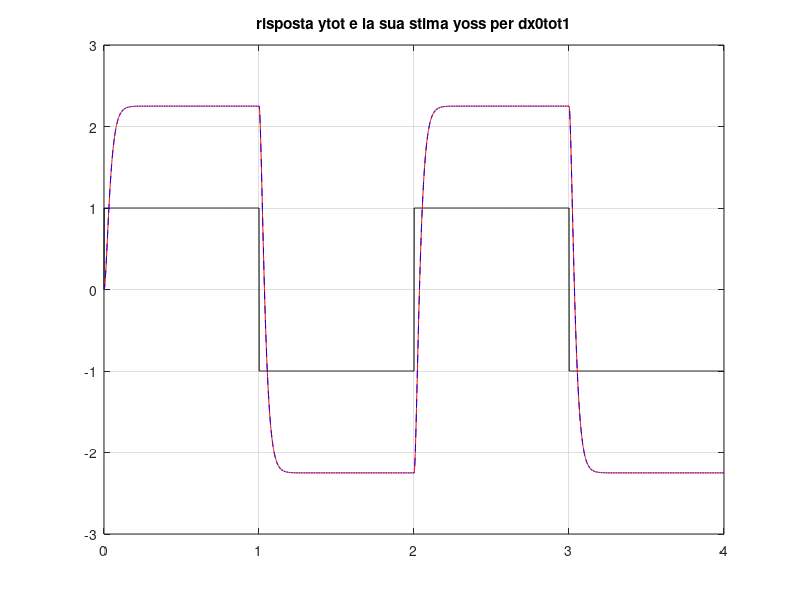
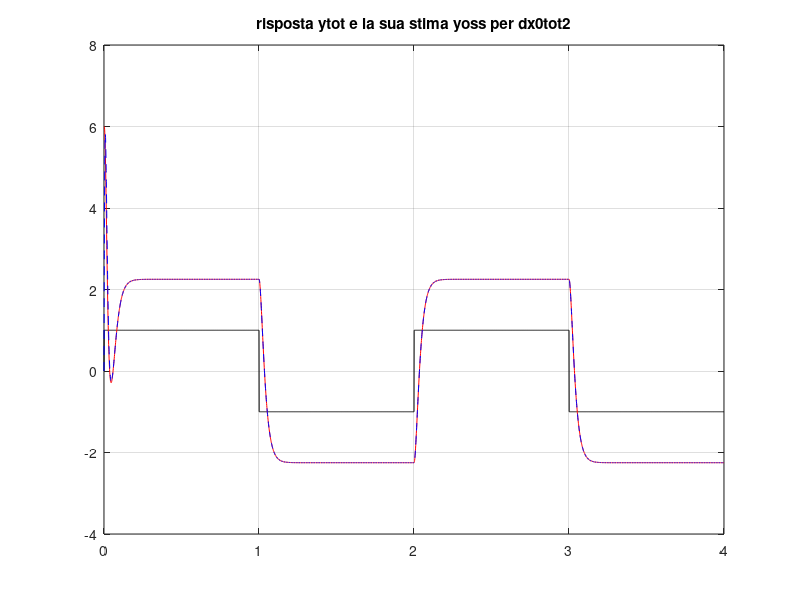
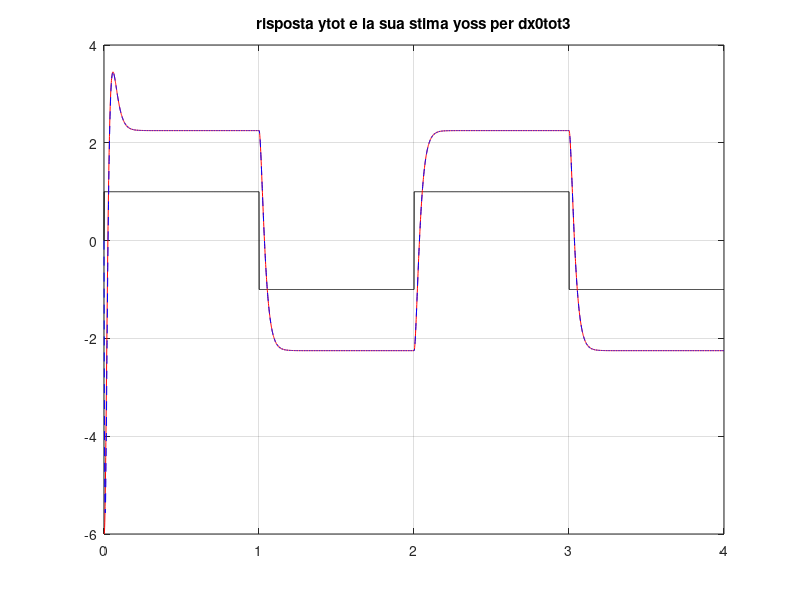
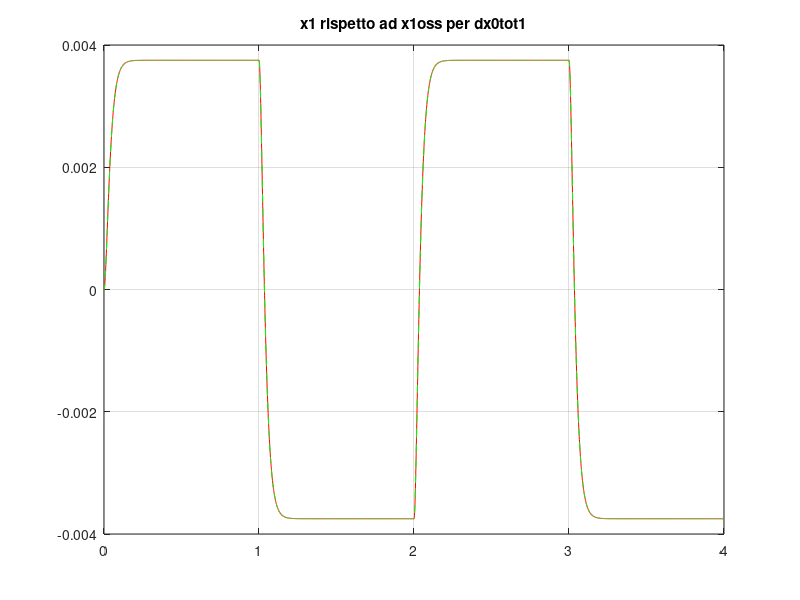

Write the MATLAB code that produced these figures, in order.
close all
clear all

%POSIZIONAMENTO DEI POLI MEDIANTE REGOLATORE

A = [0,1;900,1];
B = [0;-9];
C = [600,0];
D = [0];

%autovalori dell osservatore:
lOss1 = -120;
lOss2 = -180;
%autovalori imposti dalla retroazione:
l1 = -40;
l2 = -60;

%%PARTE 1:
%si analizzino le proprieta di raggiungibilita e di osservabilita del sis
%A,B raggiungibile e A,C osservabile

Mr = ctrb(A,B)
Mo = obsv(A,C)

rMr = rank(Mr)
rMo = rank(Mo)

%se rMr == rMo --> il sistema e oss e ragg

%%PARTE 2 :
%progetto del vettore colonna L
Pl = [lOss1,lOss2];
L = place(A',C',Pl)';
%verifico
eigAminLC = eig(A-L*C)

%%PARTE 3:
%progetto del vettore riga K

Pk = [l1,l2];
K = place(A,B,Pk);
%verifico
eigAminBK = eig(A-B*K)

%%PARTE 4 :
%scelta del parametro alpha
alpha=-1;
% Per imporre la condizione di regolazione dell'uscita, basta scommentare:
% alpha=inv(-(C-D*K)*inv(A-B*K)*B+D)

%definizione del sistema controllato mediante regolatore dinamico
Areg = [A,-B*K;L*C,A-B*K-L*C];
Breg = [alpha*B; alpha*B];
Creg = [C,-D*K; zeros(size(C)),C-D*K];
Dreg = [alpha*D; alpha*D];

%%PARTE 5 :
%simulare evoluzione di dxtot e dytot ad un ingresso = onda quadra a freq
%0.5 Hz e 2VPP
%dati i seguenti valori dello stato iniziali:
dx01 = [0;0];
dx02 = [0.01;0];
dx03 = [-0.01;0];

%ingresso
t=0:.001:4;
r = sign(sin(2*pi*0.5*t));

%sistema 
sRegolato = ss(Areg,Breg,Creg,Dreg);

%xo osservato
dx0oss = [0;0];

%xtot
dx0tot1 = [dx01;dx0oss];
dx0tot2 = [dx02;dx0oss];
dx0tot3 = [dx03;dx0oss];

%simulazione
[yreg1,T1,xreg1] = lsim(sRegolato,r,t,dx0tot1);
[yreg2,T2,xreg2] = lsim(sRegolato,r,t,dx0tot2);
[yreg3,T3,xreg3] = lsim(sRegolato,r,t,dx0tot3);

%grafici
%plot dell uscita

figure, plot(t,r,'k',T1,yreg1(:,1),'r',T1,yreg1(:,2),'b--'),grid on,
title('risposta ytot e la sua stima yoss per dx0tot1')

figure, plot(t,r,'k',T2,yreg2(:,1),'r',T2,yreg2(:,2),'b--'),grid on,
title('risposta ytot e la sua stima yoss per dx0tot2')

figure, plot(t,r,'k',T3,yreg3(:,1),'r',T3,yreg3(:,2),'b--'),grid on,
title('risposta ytot e la sua stima yoss per dx0tot3')

%plot dello stato 
%xreg1 rispetto xoss1
figure, plot(T1,xreg1(:,1),'r',T1,xreg1(:,3),'g--'), grid on,
title('x1 rispetto ad x1oss per dx0tot1')

figure, plot(T2,xreg2(:,1),'r',T2,xreg2(:,3),'g--'), grid on,
title('x1 rispetto ad x1oss per dx0tot2')

figure, plot(T3,xreg3(:,1),'r',T3,xreg3(:,3),'g--'), grid on,
title('x1 rispetto ad x1oss per dx0tot3')

%xtot2 rispetto a xoss2
figure, plot(T1,xreg1(:,2),'r',T1,xreg1(:,4),'g--'), grid on,
title('x2 rispetto ad x2oss per dx0tot1')

figure, plot(T2,xreg2(:,2),'r',T2,xreg2(:,4),'g--'), grid on,
title('x2 rispetto ad x2oss per dx0tot2')

figure, plot(T3,xreg3(:,2),'r',T3,xreg3(:,4),'g--'), grid on,
title('x2 rispetto ad x2oss per dx0tot3')

